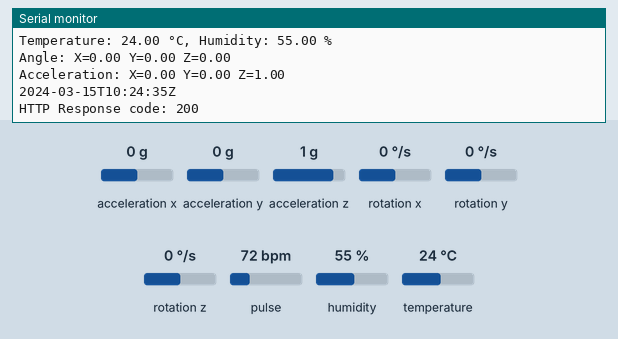
Simulated run of this sketch. Board: ESP32. Shown: the last lines printed to the serial monitor. The inputs (shaded band) are chosen by the test bench; at power-on: acceleration x 0 g, humidity 55 %, acceleration y 0 g, temperature 24 °C, acceleration z 1 g, rotation z 0 °/s, rotation x 0 °/s, rotation y 0 °/s, pulse 72 bpm. WiFi joins after 1.5 s; servers stay silent unless stated; network time is answered at once with the bench clock; uploads are accepted with an empty reply; the local clock reads 2024-03-15 10:24:30 at power-on unless the sketch sets it.

Above: at 6.2 s.
6.3 s: acceleration x set to -1.4 g
At 7.42 s:
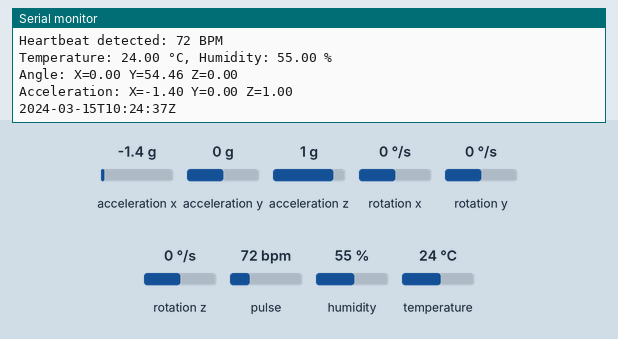
7.8 s: humidity set to 22 %
At 8.9 s:
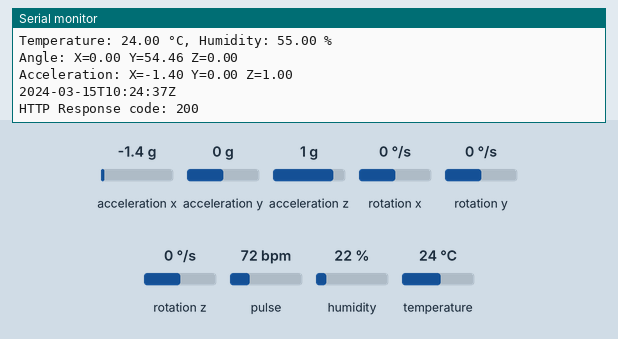
9.3 s: acceleration y set to -1.4 g
At 10.1 s:
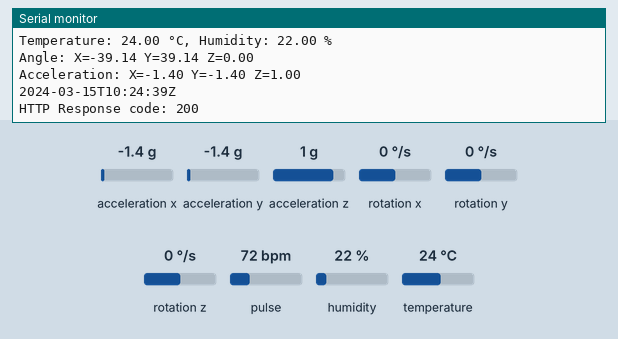
10.8 s: temperature set to 12 °C
At 12.2 s:
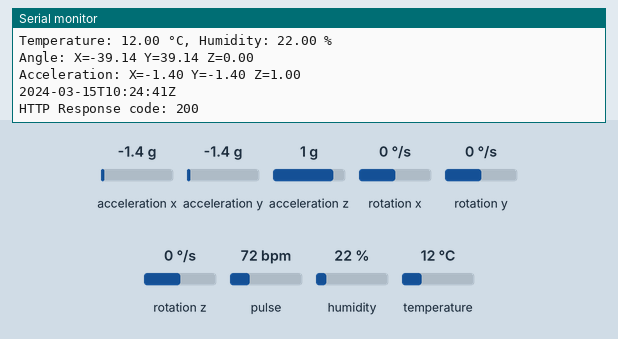
12.3 s: acceleration z set to -1.4 g
13.8 s: rotation z set to -192 °/s
At 14.6 s:
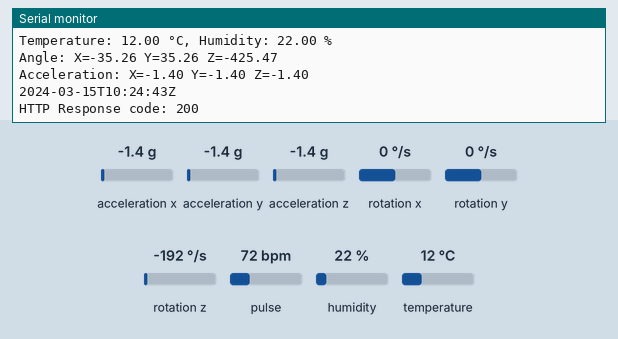
Timing chart, 0 to 16.3 s (numbered marks = the images above; inputs shaded):
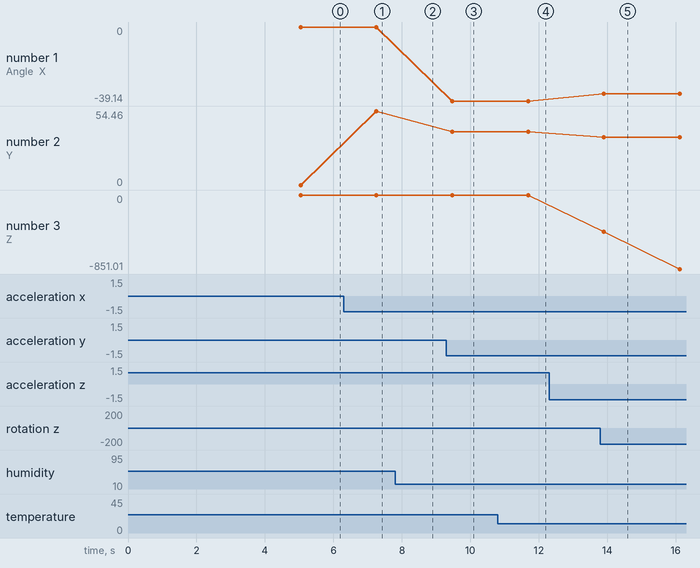

The sketch:

life.ino
```cpp
#include <WiFi.h>
#include <DHT.h>
#include <MPU6050_tockn.h>
#include <HTTPClient.h>
#include <Wire.h>
#include <TimeLib.h>
#include <NTPClient.h>
#include <WiFiUdp.h>
#include <PulseSensorPlayground.h>  // Thêm thư viện PulseSensorPlayground

// WiFi credentials
const char* ssid = "Tang 4";
const char* password = "77778888";

// DHT sensor setup
#define DHT_PIN 27
#define DHT_TYPE DHT22
DHT dht(DHT_PIN, DHT_TYPE);

// MPU6050 setup
MPU6050 mpu(Wire);

// Pulse Sensor setup
const int PULSE_INPUT = 34;   // Chân nối với cảm biến Pulse
const int THRESHOLD = 500;     // Ngưỡng cho cảm biến Pulse
PulseSensorPlayground pulseSensor;  // Khởi tạo đối tượng Pulse Sensor

// NTP Client setup
WiFiUDP udp;
NTPClient timeClient(udp, "pool.ntp.org", 3600);

// Connect to WiFi
void setup() {
  Serial.begin(115200);
  Wire.begin();
  mpu.begin();
  mpu.calcGyroOffsets(true);

  WiFi.begin(ssid, password);
  while (WiFi.status() != WL_CONNECTED) {
    delay(1000);
    Serial.println("Connecting to WiFi...");
  }
  Serial.println("Connected to WiFi");
  Serial.print("ESP32 IP Address: ");
  Serial.println(WiFi.localIP());

  dht.begin();
  timeClient.begin();
  timeClient.update();

  // Khởi tạo cảm biến Pulse
  pulseSensor.analogInput(PULSE_INPUT);
  pulseSensor.setThreshold(THRESHOLD);

  if (!pulseSensor.begin()) {
    Serial.println("Pulse Sensor initialization failed!");
    while (true);
  }
}

// Main loop
void loop() {
  // Đọc nhiệt độ và độ ẩm từ cảm biến DHT
  float temperature = dht.readTemperature();
  float humidity = dht.readHumidity();

  // Đọc dữ liệu từ MPU6050
  mpu.update();
  float angleX = mpu.getAngleX();
  float angleY = mpu.getAngleY();
  float angleZ = mpu.getAngleZ();

  float accX = mpu.getAccX();
  float accY = mpu.getAccY();
  float accZ = mpu.getAccZ();

  // Đọc nhịp tim từ cảm biến Pulse
  int heartRate = 0;
  if (pulseSensor.sawStartOfBeat()) {
    heartRate = pulseSensor.getBeatsPerMinute();
    Serial.print("Heartbeat detected: ");
    Serial.print(heartRate);
    Serial.println(" BPM");
  }

  // In thông tin cảm biến ra Serial Monitor
  Serial.print("Temperature: ");
  Serial.print(temperature);
  Serial.print(" °C, Humidity: ");
  Serial.print(humidity);
  Serial.println(" %");

  Serial.print("Angle: X=");
  Serial.print(angleX);
  Serial.print(" Y=");
  Serial.print(angleY);
  Serial.print(" Z=");
  Serial.println(angleZ);

  Serial.print("Acceleration: X=");
  Serial.print(accX);
  Serial.print(" Y=");
  Serial.print(accY);
  Serial.print(" Z=");
  Serial.println(accZ);

  // Chuẩn bị timestamp
  String timestamp = getTimestamp();

  // Chuẩn bị payload JSON để gửi
  String payload = "{\"temperature\": " + String(temperature) +
                   ", \"humidity\": " + String(humidity) +
                   ", \"heartRate\": " + String(heartRate) +
                   ", \"acceleration\": {\"x\": " + String(accX / 1000.0, 2) +
                   ", \"y\": " + String(accY / 1000.0, 2) +
                   ", \"z\": " + String(accZ / 1000.0, 2) + "}, " +
                   "\"angles\": {\"x\": " + String(angleX, 2) +
                   ", \"y\": " + String(angleY, 2) +
                   ", \"z\": " + String(angleZ, 2) + "}, " +
                   "\"timestamp\": \"" + timestamp + "\"}";

  // Gửi dữ liệu lên server
  if (WiFi.status() == WL_CONNECTED) {
    HTTPClient http;
    String serverURL =  "http://192.168.0.149:3001/http/data";  // Thay bằng URL của server của bạn
    http.begin(serverURL);

    http.addHeader("Content-Type", "application/json");

    int httpResponseCode = http.POST(payload);

    if (httpResponseCode > 0) {
      Serial.print("HTTP Response code: ");
      Serial.println(httpResponseCode);
    } else {
      Serial.print("Error code: ");
      Serial.println(httpResponseCode);
    }

    http.end();
  } else {
    Serial.println("WiFi not connected");
  }

  // Chờ một chút trước khi gửi dữ liệu tiếp theo
  delay(2000);
}

// Lấy timestamp từ NTP Client
String getTimestamp() {
  timeClient.update();
  unsigned long epochTime = timeClient.getEpochTime();
  time_t rawTime = (time_t)epochTime;
  struct tm * timeinfo;
  timeinfo = localtime(&rawTime);

  char buf[30];
  strftime(buf, sizeof(buf), "%Y-%m-%dT%H:%M:%SZ", timeinfo);
  Serial.println(buf);
  return String(buf);
}
```

Measured:
- after the input at 6.3 s, the serial monitor: prints a new line after 0.96 s (image 1)
- after the input at 9.3 s, the serial monitor: prints a new line after 0.17 s (image 3)
- after the input at 10.8 s, the serial monitor: prints a new line after 0.89 s (image 4)
- after the input at 13.8 s, the serial monitor: prints a new line after 0.10 s (image 5)
- plotted number 1: 0 → -39.14 after the input at 9.3 s
- plotted number 2: 0 → 54.46 after the input at 6.3 s, 54.46 → 39.14 after the input at 9.3 s
- plotted number 3: 0 → -851.01 after the input at 13.8 s
